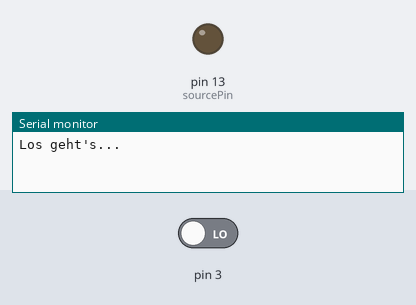
The sketch below on a simulated Arduino Uno, built with avr-gcc and run on an emulated ATmega328P. On the bench: output pins drawn as LEDs (lit = HIGH), the last lines printed to the serial monitor. The inputs (shaded band) are chosen by the test bench; at power-on: pin 3 LOW.

Above: at 1.2 s.
1.3 s: pin 3 driven HIGH
At 3.4 s:
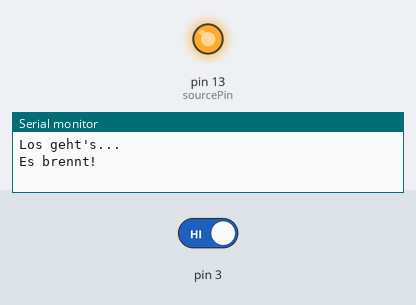
Timing chart, 0 to 10.3 s (numbered marks = the images above; inputs shaded):
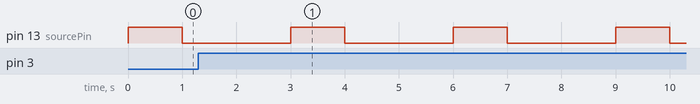

Measured:
- by itself, pin 13 (sourcePin): alternates HIGH for 1.0 s and LOW for 2.0 s

The sketch:

RauchMelder.ino
```cpp
int sourcePin = 13;
int sensorValue = 0;

void setup() {
	pinMode(sourcePin, OUTPUT);
	attachInterrupt(1, burning, RISING);
	Serial.begin(9600);
	Serial.println("Los geht's...");
}

void burning() {
	Serial.println("Es brennt!");
}

void loop() {
	digitalWrite(sourcePin, HIGH);
	delay(1000);
	digitalWrite(sourcePin, LOW);
	delay(2000);
}
```
